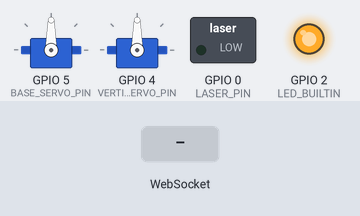
Recording of a sketch running on a simulated ESP8266 (NodeMCU). Shown: 2 × servo, switched loads named in the sketch (green lamp = pin HIGH), output pins drawn as LEDs (lit = HIGH, except the on-board LED, lit = LOW). The test bench sets the inputs (shaded band). WiFi joins after 1.5 s; servers stay silent unless stated; what the sketch prints to the serial monitor is not drawn.

Above: at 2.7 s.
2.8 s: WebSocket text "LASER_ON" received
At 3.2 s:
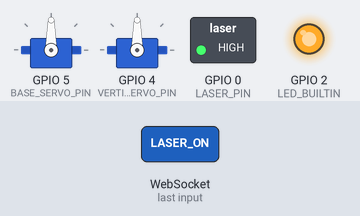
4.3 s: WebSocket text "5" received
At 5.5 s:
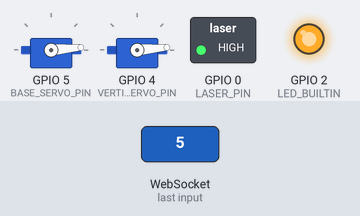
5.8 s: WebSocket text "LASER_OFF" received
At 6.7 s:
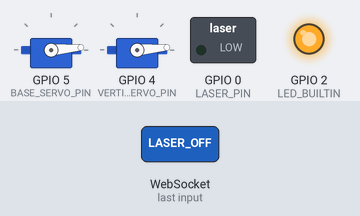
7.3 s: WebSocket text "200" received
At 7.8 s:
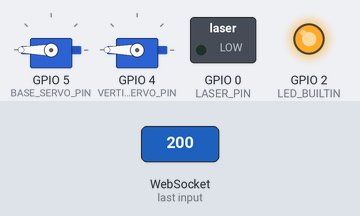
8.8 s: WebSocket text "LASER_ON" received
At 10.0 s:
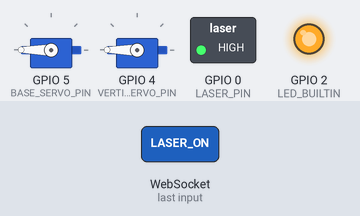
10.3 s: WebSocket text "90" received
At 11.3 s:
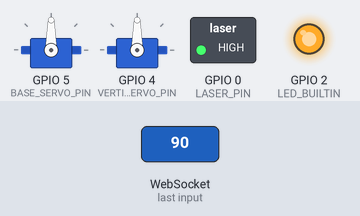
Timing chart, 0 to 12.8 s (numbered marks = the images above; inputs shaded):
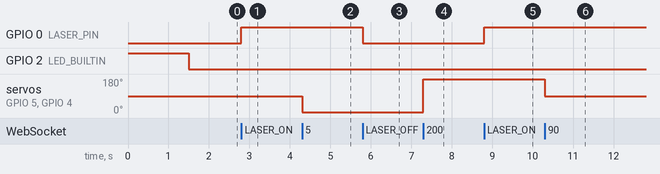

Measured:
- after the input at 2.8 s, GPIO 0 (LASER_PIN): LOW → HIGH at once
- after the input at 4.3 s, servo on GPIO 5 (BASE_SERVO_PIN), servo on GPIO 4 (VERTICAL_SERVO_PIN): 90° → 5° at once
- after the input at 5.8 s, GPIO 0 (LASER_PIN): HIGH → LOW at once
- after the input at 7.3 s, servo on GPIO 5 (BASE_SERVO_PIN), servo on GPIO 4 (VERTICAL_SERVO_PIN): 5° → 180° at once
- after the input at 8.8 s, GPIO 0 (LASER_PIN): LOW → HIGH at once
- after the input at 10.3 s, servo on GPIO 5 (BASE_SERVO_PIN), servo on GPIO 4 (VERTICAL_SERVO_PIN): 180° → 90° at once

The sketch:

arduino.ino
```cpp
/***
  Exemplo de https://josecintra.com/blog/comunicacao-websockets-nodemcu-esp8266/
***/

#include <ESP8266WiFi.h>
#include <WebSocketsServer.h>
#include "config.h"
#include <Servo.h>

//Correção nivel lógico invertido
#define ON LOW
#define OFF HIGH

Servo BASE_SERVO;
Servo VERTICAL_SERVO;

int BASE_SERVO_PIN = 5;
int VERTICAL_SERVO_PIN = 4;
int LASER_PIN = 0;

WebSocketsServer webSocket = WebSocketsServer(SOCK_PORT); // Recebe dados do cliente

void webSocketEvent(uint8_t num, WStype_t type, uint8_t * payload, size_t lenght) {

  switch (type) {
    case WStype_DISCONNECTED:
      break;

    case WStype_CONNECTED:
      { IPAddress ip = webSocket.remoteIP(num);
      Serial.print("Connected:");
      Serial.println(ip);
      digitalWrite(LASER_PIN, LOW);
      webSocket.sendTXT(0, "LASER_OFF");
      }
      break;

    case WStype_TEXT:
      { String text = String((char *) &payload[0]);
        Serial.print(text);
        Serial.print(num);
        Serial.println(type);

        if (text == "LASER_ON") {
          digitalWrite(LASER_PIN, HIGH);
          webSocket.sendTXT(0, "LASER_ON");
        }
        else if (text == "LASER_OFF")  {
          digitalWrite(LASER_PIN, LOW);
          webSocket.sendTXT(0, "LASER_OFF");
        }
        else if (text == "HAND") {
          Serial.println("SENDING SHAKE TO DEVICE");
          webSocket.sendTXT(0, "shake");
          return;
        }
        else {
          int index = text.indexOf(',');
          String val_x = text.substring(0, index);
          String val_y = text.substring(index + 1,text.length());

          Serial.print("MOVING_SERVO:");
          Serial.println(val_x);
          Serial.println(val_y);

          int pos1 = val_x.toInt();
          int pos2 = val_y.toInt();
//          BASE_SERVO.write(pos1);
//          VERTICAL_SERVO.write(pos2);

          BASE_SERVO.write(pos1);

          VERTICAL_SERVO.write(pos2);

          webSocket.sendTXT(0, "MOVING_SERVO");
        }

      }
      break;

  }

}

void setup() {

  // Inicialização do LED
  Serial.begin(9600);
  pinMode(LED_BUILTIN, OUTPUT);
  pinMode(LASER_PIN, OUTPUT);

  BASE_SERVO.attach(BASE_SERVO_PIN);
  VERTICAL_SERVO.attach(VERTICAL_SERVO_PIN);
  digitalWrite(LED_BUILTIN, OFF);

  WiFi.begin(SSID, PASSWD);
  while (WiFi.status() != WL_CONNECTED) {
    Serial.print(". ");
    delay(100);
  }
  Serial.println(WiFi.localIP());
  digitalWrite(LED_BUILTIN, ON);

  webSocket.begin();
  webSocket.onEvent(webSocketEvent);


}

void loop() {
  webSocket.loop();
}
```

config_example.h
```cpp
#define SSID "suaRede"
#define PASSWD "suaSenha"
#define SOCK_PORT 123
```
